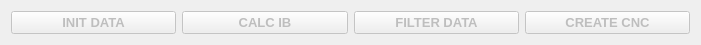
   <widget class="QWidget" name="gridLayoutWidget_2">
    <property name="geometry">
     <rect>
      <x>10</x>
      <y>350</y>
      <width>701</width>
      <height>41</height>
     </rect>
    </property>
    <layout class="QGridLayout" name="gridLayout_2">
     <item row="0" column="2">
      <widget class="QPushButton" name="but_filter_data">
       <property name="enabled">
        <bool>false</bool>
       </property>
       <property name="sizePolicy">
        <sizepolicy hsizetype="Minimum" vsizetype="Expanding">
         <horstretch>0</horstretch>
         <verstretch>0</verstretch>
        </sizepolicy>
       </property>
       <property name="font">
        <font>
         <pointsize>10</pointsize>
         <weight>75</weight>
         <bold>true</bold>
        </font>
       </property>
       <property name="text">
        <string>FILTER DATA</string>
       </property>
      </widget>
     </item>
     <item row="0" column="1">
      <widget class="QPushButton" name="but_calc_ib">
       <property name="enabled">
        <bool>false</bool>
       </property>
       <property name="sizePolicy">
        <sizepolicy hsizetype="Minimum" vsizetype="Expanding">
         <horstretch>0</horstretch>
         <verstretch>0</verstretch>
        </sizepolicy>
       </property>
       <property name="font">
        <font>
         <pointsize>10</pointsize>
         <weight>75</weight>
         <bold>true</bold>
        </font>
       </property>
       <property name="text">
        <string>CALC IB</string>
       </property>
      </widget>
     </item>
     <item row="0" column="0">
      <widget class="QPushButton" name="but_init_data">
       <property name="enabled">
        <bool>false</bool>
       </property>
       <property name="sizePolicy">
        <sizepolicy hsizetype="Minimum" vsizetype="Expanding">
         <horstretch>0</horstretch>
         <verstretch>0</verstretch>
        </sizepolicy>
       </property>
       <property name="font">
        <font>
         <pointsize>10</pointsize>
         <weight>75</weight>
         <bold>true</bold>
        </font>
       </property>
       <property name="text">
        <string>INIT DATA</string>
       </property>
      </widget>
     </item>
     <item row="0" column="3">
      <widget class="QPushButton" name="but_create_cnc">
       <property name="enabled">
        <bool>false</bool>
       </property>
       <property name="sizePolicy">
        <sizepolicy hsizetype="Minimum" vsizetype="Expanding">
         <horstretch>0</horstretch>
         <verstretch>0</verstretch>
        </sizepolicy>
       </property>
       <property name="font">
        <font>
         <pointsize>10</pointsize>
         <weight>75</weight>
         <bold>true</bold>
        </font>
       </property>
       <property name="text">
        <string>CREATE CNC</string>
       </property>
      </widget>
     </item>
    </layout>
   </widget>
